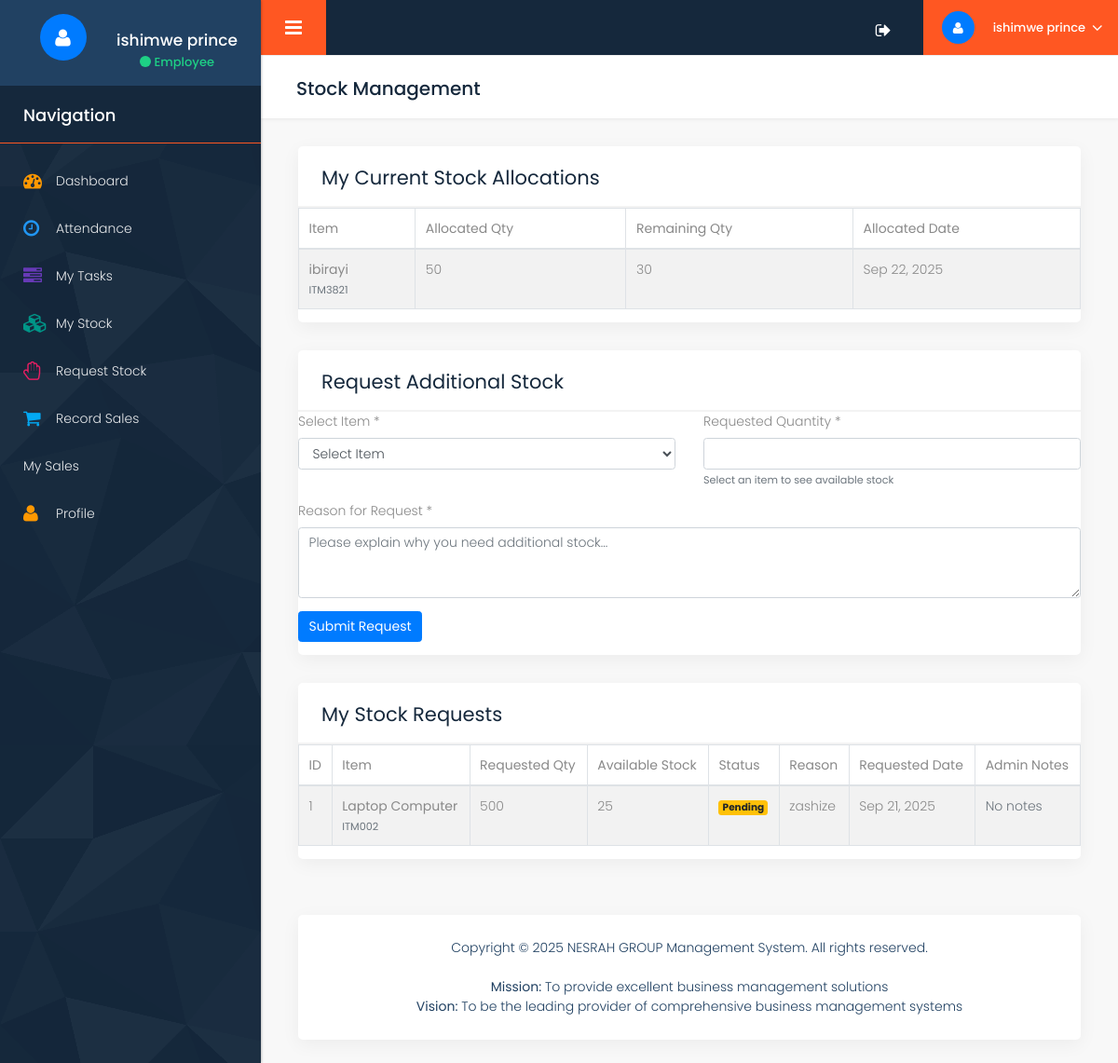
The app's page /request_stock.php (signed in), older data.
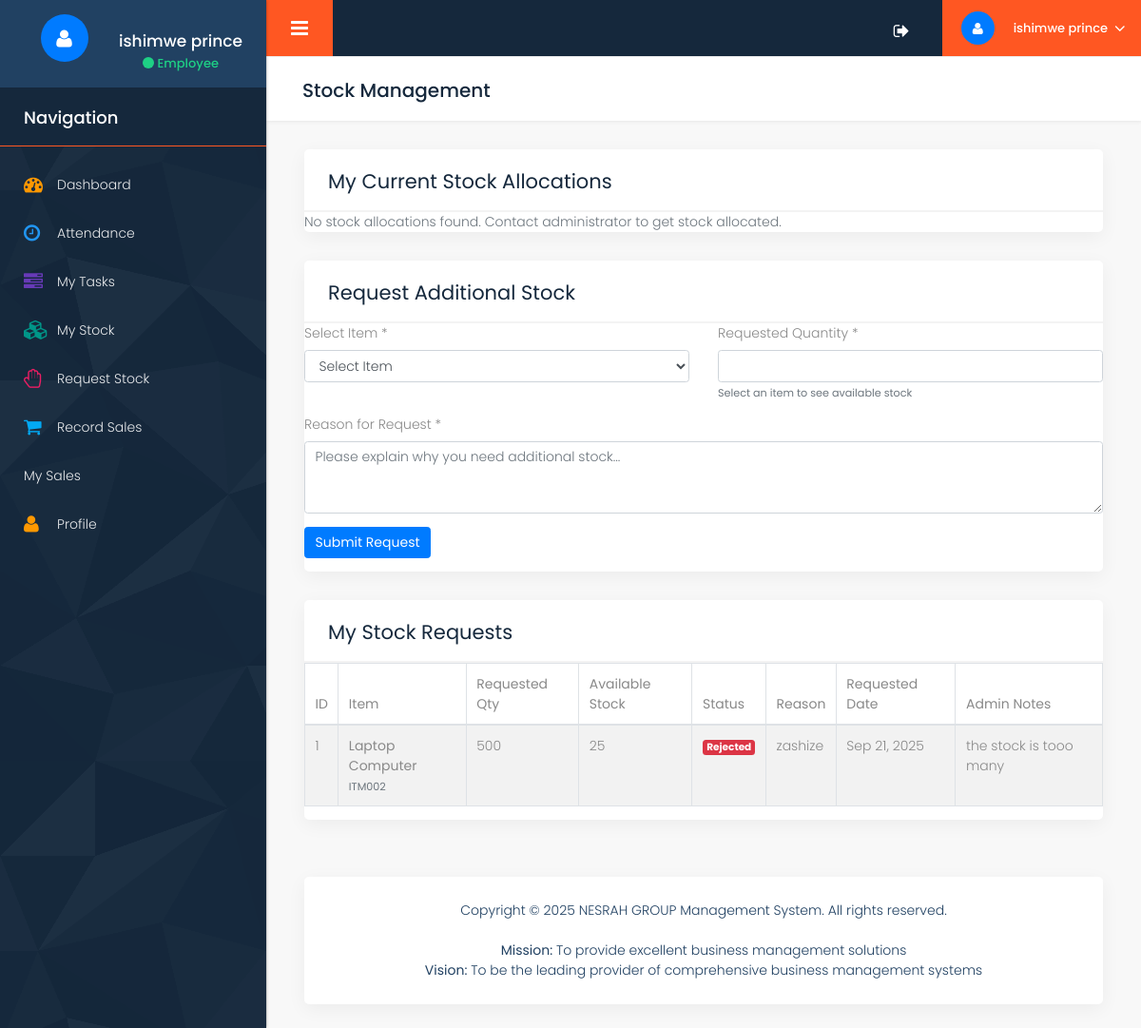
The same page, newer data.
### tables this page shows
CREATE TABLE `stock_allocations` (
  `id` int(11) NOT NULL,
  `item_id` int(11) NOT NULL,
  `user_id` int(11) NOT NULL,
  `allocated_quantity` int(11) NOT NULL,
  `remaining_quantity` int(11) NOT NULL,
  `status` enum('active','completed','cancelled') DEFAULT 'active',
  `allocated_by` int(11) NOT NULL,
  `allocated_at` timestamp NOT NULL DEFAULT current_timestamp(),
  `completed_at` timestamp NULL DEFAULT NULL
);

CREATE TABLE `inventory` (
  `id` int(11) NOT NULL,
  `item_code` varchar(50) NOT NULL,
  `item_name` varchar(100) NOT NULL,
  `description` text DEFAULT NULL,
  `category` varchar(50) DEFAULT NULL,
  `unit_price` decimal(10,2) NOT NULL,
  `current_stock` int(11) DEFAULT 0,
  `reorder_level` int(11) DEFAULT 10,
  `created_at` timestamp NOT NULL DEFAULT current_timestamp(),
  `updated_at` timestamp NOT NULL DEFAULT current_timestamp() ON UPDATE current_timestamp()
);

CREATE TABLE `stock_requests` (
  `id` int(11) NOT NULL,
  `item_id` int(11) NOT NULL,
  `user_id` int(11) NOT NULL,
  `requested_quantity` int(11) NOT NULL,
  `reason` text DEFAULT NULL,
  `status` enum('pending','approved','rejected') DEFAULT 'pending',
  `reviewed_by` int(11) DEFAULT NULL,
  `reviewed_at` timestamp NULL DEFAULT NULL,
  `admin_notes` text DEFAULT NULL,
  `created_at` timestamp NOT NULL DEFAULT current_timestamp()
);

### config/config.php (called while the page is built, shortened)
<?php
function formatDate($date) {
    return date('M d, Y', strtotime($date));
}
?>

### request_stock.php (the view, shortened to what the changed rows need)
<?php
require_once __DIR__ . '/includes/header.php';
$query = "SELECT sr.*, i.item_name, i.item_code, i.current_stock
          FROM stock_requests sr
          JOIN inventory i ON sr.item_id = i.id
          WHERE sr.user_id = :user_id
          ORDER BY sr.created_at DESC";
$stmt = $db->prepare($query);
$stmt->bindParam(':user_id', $user_id);
$stmt->execute();
$my_requests = $stmt->fetchAll();
$query = "SELECT sa.*, i.item_name, i.item_code
          FROM stock_allocations sa
          JOIN inventory i ON sa.item_id = i.id
          WHERE sa.user_id = :user_id AND sa.status = 'active'
          ORDER BY sa.allocated_at DESC";
$stmt = $db->prepare($query);
$stmt->bindParam(':user_id', $user_id);
$stmt->execute();
$my_allocations = $stmt->fetchAll();
?>
<div class="row column_title">
    <div class="col-md-12">
        <div class="page_title">
            <h2>Stock Management</h2>
        </div>
    </div>
</div>
<div class="row">
    <div class="col-md-12">
        <div class="white_shd full margin_bottom_30">
            <div class="full graph_head">
                <div class="heading1 margin_0">
                    <h2>My Current Stock Allocations</h2>
                </div>
            </div>
            <div class="full graph_revenue">
                <div class="row">
                    <div class="col-md-12">
                        <?php if (count($my_allocations) > 0): ?>
                            <div class="table-responsive">
                                <table class="table table-striped table-bordered">
                                    <thead>
                                        <tr>
                                            <th>Item</th>
                                            <th>Allocated Qty</th>
                                            <th>Remaining Qty</th>
                                            <th>Allocated Date</th>
                                        </tr>
                                    </thead>
                                    <tbody>
                                        <?php foreach ($my_allocations as $allocation): ?>
                                            <tr>
                                                <td>
                                                    <strong><?php echo $allocation['item_name']; ?></strong>
                                                    <br><small class="text-muted"><?php echo $allocation['item_code']; ?></small>
                                                </td>
                                                <td><?php echo $allocation['allocated_quantity']; ?></td>
                                                <td>
                                                    <span class="<?php echo $allocation['remaining_quantity'] == 0 ? 'text-success font-weight-bold' : ''; ?>">
                                                        <?php echo $allocation['remaining_quantity']; ?>
                                                    </span>
                                                </td>
                                                <td><?php echo formatDate($allocation['allocated_at']); ?></td>
                                            </tr>
                                        <?php endforeach; ?>
                                    </tbody>
                                </table>
                            </div>
                        <?php else: ?>
                            <p class="text-muted">No stock allocations found. Contact administrator to get stock allocated.</p>
                        <?php endif; ?>
                    </div>
                </div>
            </div>
        </div>
    </div>
</div>
<div class="row">
    <div class="col-md-12">
        <div class="white_shd full margin_bottom_30">
            <div class="full graph_head">
                <div class="heading1 margin_0">
                    <h2>Request Additional Stock</h2>
                </div>
            </div>
        </div>
    </div>
</div>
<div class="row">
    <div class="col-md-12">
        <div class="white_shd full margin_bottom_30">
            <div class="full graph_head">
                <div class="heading1 margin_0">
                    <h2>My Stock Requests</h2>
                </div>
            </div>
            <div class="full graph_revenue">
                <div class="row">
                    <div class="col-md-12">
                        <?php if (count($my_requests) > 0): ?>
                            <div class="table-responsive">
                                <table class="table table-striped table-bordered">
                                    <thead>
                                        <tr>
                                            <th>ID</th>
                                            <th>Item</th>
                                            <th>Requested Qty</th>
                                            <th>Available Stock</th>
                                            <th>Status</th>
                                            <th>Reason</th>
                                            <th>Requested Date</th>
                                            <th>Admin Notes</th>
                                        </tr>
                                    </thead>
                                    <tbody>
                                        <?php foreach ($my_requests as $request): ?>
                                            <tr>
                                                <td><?php echo $request['id']; ?></td>
                                                <td>
                                                    <strong><?php echo $request['item_name']; ?></strong>
                                                    <br><small class="text-muted"><?php echo $request['item_code']; ?></small>
                                                </td>
                                                <td><?php echo $request['requested_quantity']; ?></td>
                                                <td><?php echo $request['current_stock']; ?></td>
                                                <td>
                                                    <span class="badge badge-<?php
                                                        echo $request['status'] === 'approved' ? 'success' :
                                                            ($request['status'] === 'rejected' ? 'danger' : 'warning');
                                                    ?>">
                                                        <?php echo ucfirst($request['status']); ?>
                                                    </span>
                                                </td>
                                                <td><?php echo $request['reason']; ?></td>
                                                <td><?php echo formatDate($request['created_at']); ?></td>
                                                <td>
                                                    <?php if ($request['admin_notes']): ?>
                                                        <?php echo $request['admin_notes']; ?>
                                                    <?php else: ?>
                                                        <span class="text-muted">No notes</span>
                                                    <?php endif; ?>
                                                </td>
                                            </tr>
                                        <?php endforeach; ?>
                                    </tbody>
                                </table>
                            </div>
                        <?php else: ?>
                            <p class="text-muted">No stock requests found.</p>
                        <?php endif; ?>
                    </div>
                </div>
            </div>
        </div>
    </div>
</div>
<?php require_once __DIR__ . '/includes/footer.php'; ?>

Row changes from the older to the newer data that the page shows:
no longer on this page (row edited): stock_allocations: item.item_name "ibirayi", item.item_code "ITM3821", allocated_quantity "50", remaining_quantity "30", allocated_at "Sep 22, 2025"
changed stock_requests "zashize": status "Pending" → "Rejected"; admin_notes (not shown) → "the stock is tooo many"; no longer shows "No notes"
Text that changed along with them:
text no longer shown: "Item Allocated Qty Remaining Qty Allocated Date"
text now shown: "No stock allocations found. Contact administrator to get stock allocated."
